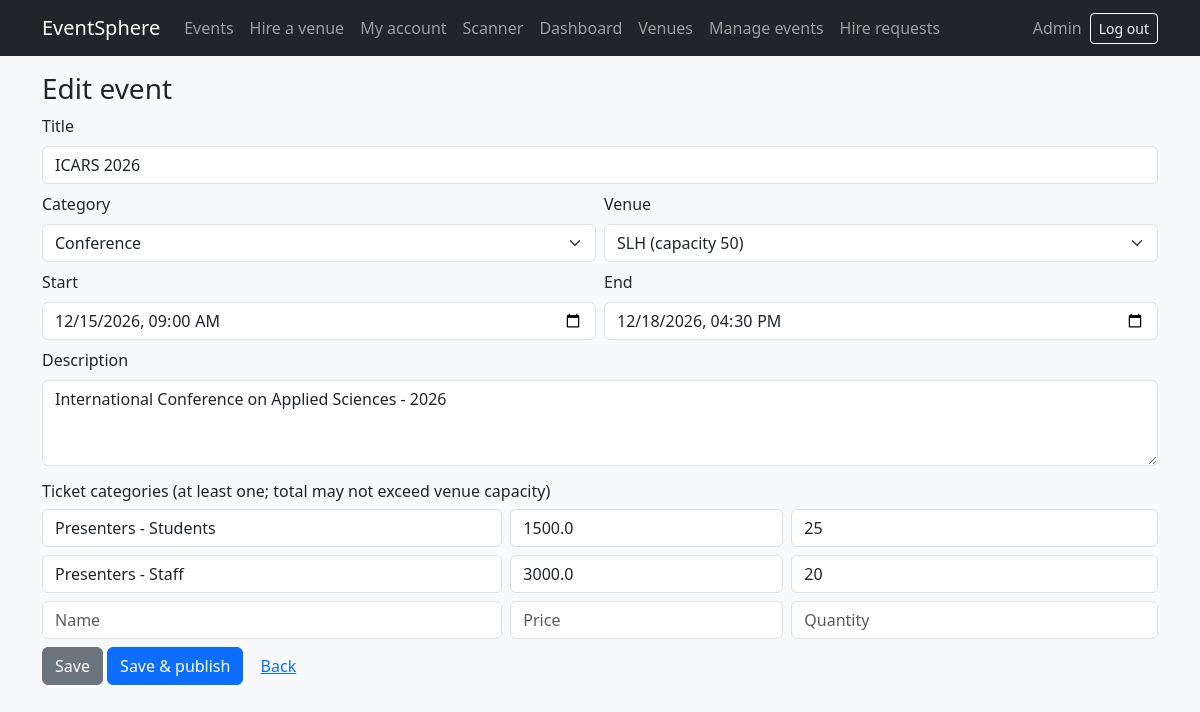
Screenshot of /admin/events/5/edit (signed in) with the database file from the repository.
### app/models.py (models this page shows)
class User(Base):
    __tablename__ = "users"
    id = Column(Integer, primary_key=True)
    name = Column(String(100), default="")
    email = Column(String(200), unique=True, nullable=False)
    password_hash = Column(String(200), nullable=False)
    role = Column(String(20), default="attendee")  # admin / staff / attendee

class Event(Base):
    __tablename__ = "events"
    id = Column(Integer, primary_key=True)
    title = Column(String(200), nullable=False)
    category = Column(String(50), default="Concert")
    venue_id = Column(Integer, ForeignKey("venues.id"))
    start = Column(DateTime, nullable=False)
    end = Column(DateTime, nullable=False)
    description = Column(Text, default="")
    status = Column(String(20), default="draft")  # draft / published / cancelled

class TicketCategory(Base):
    __tablename__ = "ticket_categories"
    id = Column(Integer, primary_key=True)
    event_id = Column(Integer, ForeignKey("events.id"))
    name = Column(String(100), nullable=False)
    price = Column(Float, default=0)
    quantity = Column(Integer, nullable=False)
    sold = Column(Integer, default=0)

### app/routes_admin.py (the view)
@router.get("/admin/events/{eid}/edit")
def event_edit(eid: int, request: Request, db=Depends(get_db), user=Depends(admin_only)):
    ev = db.get(Event, eid)
    if not ev:
        raise HTTPException(404, "Event not found")
    return render(request, "admin_event_form.html", db, user, d=_dict_from_event(db, ev), ev=ev,
                  post_url=f"/admin/events/{eid}", venues=db.query(Venue).all(), categories=CATEGORIES)

### app/templates/admin_event_form.html (shortened to what this page needs)
{% extends "base.html" %}
{% block content %}
<h3>{{ 'Edit event' if ev else 'New event' }}</h3>
<form method="post" action="{{ post_url }}">
  <div class="mb-2"><label class="form-label">Title</label><input class="form-control" name="title" value="{{ d.title }}" required></div>
  <div class="row g-2 mb-2">
    <div class="col-md-6"><label class="form-label">Category</label>
      <select name="category" class="form-select">{% for c in categories %}<option {{ 'selected' if c == d.category }}>{{ c }}</option>{% endfor %}</select></div>
    <div class="col-md-6"><label class="form-label">Venue</label>
      <select name="venue_id" class="form-select">{% for v in venues %}<option value="{{ v.id }}" {{ 'selected' if v.id == d.venue_id }}>{{ v.name }} (capacity {{ v.capacity }})</option>{% endfor %}</select></div>
    <div class="col-md-6"><label class="form-label">Start</label><input type="datetime-local" class="form-control" name="start" value="{{ d.start }}" required></div>
    <div class="col-md-6"><label class="form-label">End</label><input type="datetime-local" class="form-control" name="end" value="{{ d.end }}" required></div>
  </div>
  <div class="mb-3"><label class="form-label">Description</label><textarea class="form-control" name="description" rows="3">{{ d.description }}</textarea></div>
  <h6>Ticket categories (at least one; total may not exceed venue capacity)</h6>
  {% for r in d.rows %}{% set i = loop.index %}
  <div class="row g-2 mb-2">
    <div class="col-5"><input class="form-control" name="name_{{ i }}" placeholder="Name" value="{{ r.name }}"></div>
    <div class="col-3"><input class="form-control" type="number" step="0.01" min="0" name="price_{{ i }}" placeholder="Price" value="{{ r.price }}"></div>
    <div class="col-4"><input class="form-control" type="number" min="0" name="qty_{{ i }}" placeholder="Quantity" value="{{ r.qty }}"></div>
  </div>
  {% endfor %}
  <button name="action" value="draft" class="btn btn-secondary">Save</button>
  <button name="action" value="publish" class="btn btn-primary">Save &amp; publish</button>
  <a href="/admin/events" class="btn btn-link">Back</a>
</form>
{% endblock %}

### app/templates/base.html (shortened to what this page needs)
<!doctype html>
<html lang="en">
<head>
  <link href="https://cdn.jsdelivr.net/npm/bootstrap@5.3.3/dist/css/bootstrap.min.css" rel="stylesheet">
</head>
<body class="bg-light">
<nav class="navbar navbar-expand-lg navbar-dark bg-dark">
  <div class="container">
    <a class="navbar-brand" href="/events">EventSphere</a>
    <div class="collapse navbar-collapse" id="nav">
      <ul class="navbar-nav me-auto">
        <li class="nav-item"><a class="nav-link" href="/events">Events</a></li>
        {% if user %}
        <li class="nav-item"><a class="nav-link" href="/hire">Hire a venue</a></li>
        <li class="nav-item"><a class="nav-link" href="/my">My account
          {% if unread %}<span class="badge bg-danger">{{ unread }}</span>{% endif %}</a></li>
        {% if user.role in ['staff', 'admin'] %}
        <li class="nav-item"><a class="nav-link" href="/staff/scanner">Scanner</a></li>{% endif %}
        {% if user.role == 'admin' %}
        <li class="nav-item"><a class="nav-link" href="/admin/dashboard">Dashboard</a></li>
        <li class="nav-item"><a class="nav-link" href="/admin/venues">Venues</a></li>
        <li class="nav-item"><a class="nav-link" href="/admin/events">Manage events</a></li>
        <li class="nav-item"><a class="nav-link" href="/admin/hires">Hire requests</a></li>{% endif %}
        {% endif %}
      </ul>
      {% if user %}
      <form method="post" action="/logout" class="d-flex align-items-center">
        <span class="navbar-text me-2">{{ user.name or user.email }}</span>
        <button class="btn btn-outline-light btn-sm">Log out</button>
      </form>
      {% else %}
      <a class="btn btn-outline-light btn-sm me-2" href="/login">Log in</a>
      <a class="btn btn-light btn-sm" href="/register">Register</a>
      {% endif %}
    </div>
  </div>
</nav>
<main class="container py-3">
  {% block content %}{% endblock %}
</main>
</body>
</html>

### rows the page displays
User: name "Admin"
Event: title "ICARS 2026", description "International Conference on Applied Sciences - 2026"
TicketCategory: name "Presenters - Students", price "1500.0", qty "25"
TicketCategory: name "Presenters - Staff", price "3000.0", qty "20"

### other values shown
{{ 'Edit event' if ev else 'New event' }} "Edit event"
form field category "Conference"
form field venue_id "SLH (capacity 50)"
